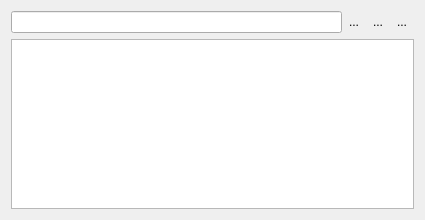
<?xml version="1.0" encoding="UTF-8"?>
<ui version="4.0">
 <class>Form</class>
 <widget class="QWidget" name="Form">
  <property name="geometry">
   <rect>
    <x>0</x>
    <y>0</y>
    <width>425</width>
    <height>220</height>
   </rect>
  </property>
  <property name="minimumSize">
   <size>
    <width>425</width>
    <height>220</height>
   </size>
  </property>
  <property name="windowTitle">
   <string>Form</string>
  </property>
  <layout class="QGridLayout" name="gridLayout">
   <property name="horizontalSpacing">
    <number>0</number>
   </property>
   <item row="0" column="1">
    <widget class="QToolButton" name="uiAddBTN">
     <property name="toolTip">
      <string>Add Query</string>
     </property>
     <property name="text">
      <string>...</string>
     </property>
     <property name="icon">
      <iconset>
       <normaloff>../../../resources/default/img/add.png</normaloff>../../../resources/default/img/add.png</iconset>
     </property>
     <property name="autoRaise">
      <bool>true</bool>
     </property>
    </widget>
   </item>
   <item row="0" column="3">
    <widget class="QToolButton" name="uiRemoveBTN">
     <property name="toolTip">
      <string>Remove Query</string>
     </property>
     <property name="text">
      <string>...</string>
     </property>
     <property name="icon">
      <iconset>
       <normaloff>../../../resources/default/img/remove.png</normaloff>../../../resources/default/img/remove.png</iconset>
     </property>
     <property name="autoRaise">
      <bool>true</bool>
     </property>
    </widget>
   </item>
   <item row="1" column="0" colspan="4">
    <widget class="XTreeWidget" name="uiQueryTREE">
     <property name="verticalScrollBarPolicy">
      <enum>Qt::ScrollBarAsNeeded</enum>
     </property>
     <property name="horizontalScrollBarPolicy">
      <enum>Qt::ScrollBarAlwaysOff</enum>
     </property>
     <property name="selectionMode">
      <enum>QAbstractItemView::ExtendedSelection</enum>
     </property>
     <property name="indentation">
      <number>10</number>
     </property>
     <property name="x_arrowStyle" stdset="0">
      <bool>true</bool>
     </property>
     <property name="x_showGridColumns" stdset="0">
      <bool>false</bool>
     </property>
     <attribute name="headerVisible">
      <bool>false</bool>
     </attribute>
     <attribute name="headerVisible">
      <bool>false</bool>
     </attribute>
     <column>
      <property name="text">
       <string>Column</string>
      </property>
     </column>
     <column>
      <property name="text">
       <string>Operator</string>
      </property>
     </column>
     <column>
      <property name="text">
       <string>Data</string>
      </property>
     </column>
    </widget>
   </item>
   <item row="0" column="0">
    <widget class="XLineEdit" name="uiQueryTXT">
     <property name="x_hint" stdset="0">
      <string>type a query or leave blank and click the add button</string>
     </property>
    </widget>
   </item>
   <item row="0" column="2">
    <widget class="QToolButton" name="uiGroupBTN">
     <property name="toolTip">
      <string>Group Selection</string>
     </property>
     <property name="text">
      <string>...</string>
     </property>
     <property name="icon">
      <iconset>
       <normaloff>../../../resources/default/img/group.png</normaloff>../../../resources/default/img/group.png</iconset>
     </property>
     <property name="autoRaise">
      <bool>true</bool>
     </property>
    </widget>
   </item>
  </layout>
 </widget>
 <customwidgets>
  <customwidget>
   <class>XLineEdit</class>
   <extends>QLineEdit</extends>
   <header>projexui.widgets.xlineedit</header>
  </customwidget>
  <customwidget>
   <class>XTreeWidget</class>
   <extends>QTreeWidget</extends>
   <header>projexui.widgets.xtreewidget</header>
  </customwidget>
 </customwidgets>
 <resources/>
 <connections/>
</ui>
